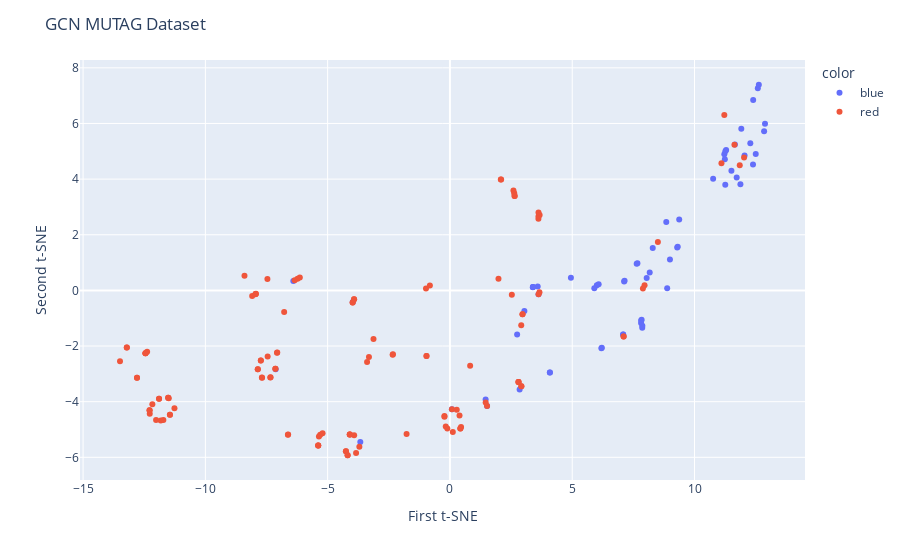

Notebook source saved alongside this figure:
### Code cell
fig = px.scatter(x=X_tsne[:, 0], y=X_tsne[:, 1], color=labels)
fig.update_layout(
    title="GCN MUTAG Dataset",
    xaxis_title="First t-SNE",
    yaxis_title="Second t-SNE",
)
fig.show()
